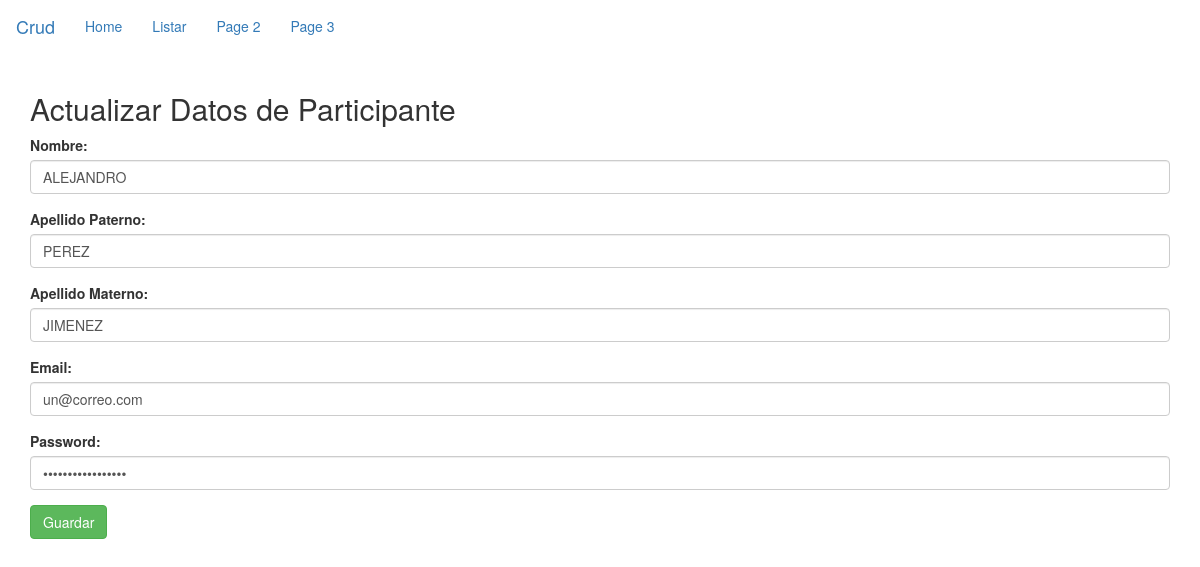
The app's page /welcome/actualizar/3 with its own data.
### tables this page shows
CREATE TABLE `preregistro` (
  `id_preregistro` int(11) NOT NULL,
  `nombre` varchar(30) NOT NULL,
  `apaterno` varchar(30) NOT NULL,
  `amaterno` varchar(30) NOT NULL,
  `correo` varchar(30) NOT NULL,
  `contrasenia` varchar(100) NOT NULL
);

### application/controllers/Welcome.php (called while the page is built, shortened)
<?php
class Welcome extends CI_Controller {
	function __construct()
	{
		$this->load->model('Welcome_model');
	}
	public function actualizar($id)
	{
		$data['preregistro'] = $this->Welcome_model->fetch($id);
		$this->load->view('view_editar', $data);
	}
}

### index.php (called while the page is built, shortened)
<?php
require_once BASEPATH.'core/CodeIgniter.php';

### application/models/Welcome_model.php (called while the page is built, shortened)
<?php
class Welcome_model extends CI_Model {
    private $table  = 'preregistro' ;
    public function fetch($id)
    {
        $rstQuery = $this->db->get_where($this->table, array('id_preregistro' => $id));
        return $rstQuery->result_array();
    }
}

### application/views/view_editar.php (the view, shortened to what this page needs)
<!DOCTYPE html>
<html lang="en">
<head>
    <link rel="stylesheet" href="https://maxcdn.bootstrapcdn.com/bootstrap/3.4.1/css/bootstrap.min.css">
</head>
<nav class="navbar navbar-primary">
  <div class="container-fluid">
    <div class="navbar-header">
      <a class="navbar-brand" href="#">Crud</a>
    </div>
    <ul class="nav navbar-nav">
      <li><a href="<?php echo base_url() ?>">Home</a></li>
      <li><a href="<?php echo base_url('welcome/listar') ?>">Listar</a></li>
      <li><a href="#">Page 2</a></li>
      <li><a href="#">Page 3</a></li>
    </ul>
  </div>
</nav>
<body>
    <div class="container">
        <h2>Actualizar Datos de Participante</h2>
        <form action="<?php echo base_url('Welcome/update') ?>" method="post">
		<div class="form-group">
                <label for="nombre">Nombre:</label>
                <input type="text" class="form-control" id="nombre"  name="nombre" value="<?php echo $preregistro[0]['nombre']; ?>">
            </div>
			<div class="form-group">
                <label for="apaterno">Apellido Paterno:</label>
                <input type="text" class="form-control" id="apaterno"  name="apaterno" value="<?php echo $preregistro[0]['apaterno']; ?>">
            </div>
			<div class="form-group">
                <label for="amaterno">Apellido Materno:</label>
                <input type="text" class="form-control" id="amaterno"  name="amaterno" value="<?php echo $preregistro[0]['amaterno']; ?>">
            </div>
            <div class="form-group">
                <label for="email">Email:</label>
                <input type="email" class="form-control" id="correo"  name="email" value="<?php echo $preregistro[0]['correo']; ?>">
            </div>
            <div class="form-group">
                <label for="pwd">Password:</label>
                <input type="password" class="form-control" id="pwd"  name="pwd" value="<?php echo $preregistro[0]['contrasenia']; ?>">
            </div>
            <button type="submit" class="btn btn-success">Guardar</button>
        </form>
    </div>
</body>
</html>

### records on screen
preregistro: nombre "ALEJANDRO", apaterno "PEREZ", amaterno "JIMENEZ", email "un@correo.com"
